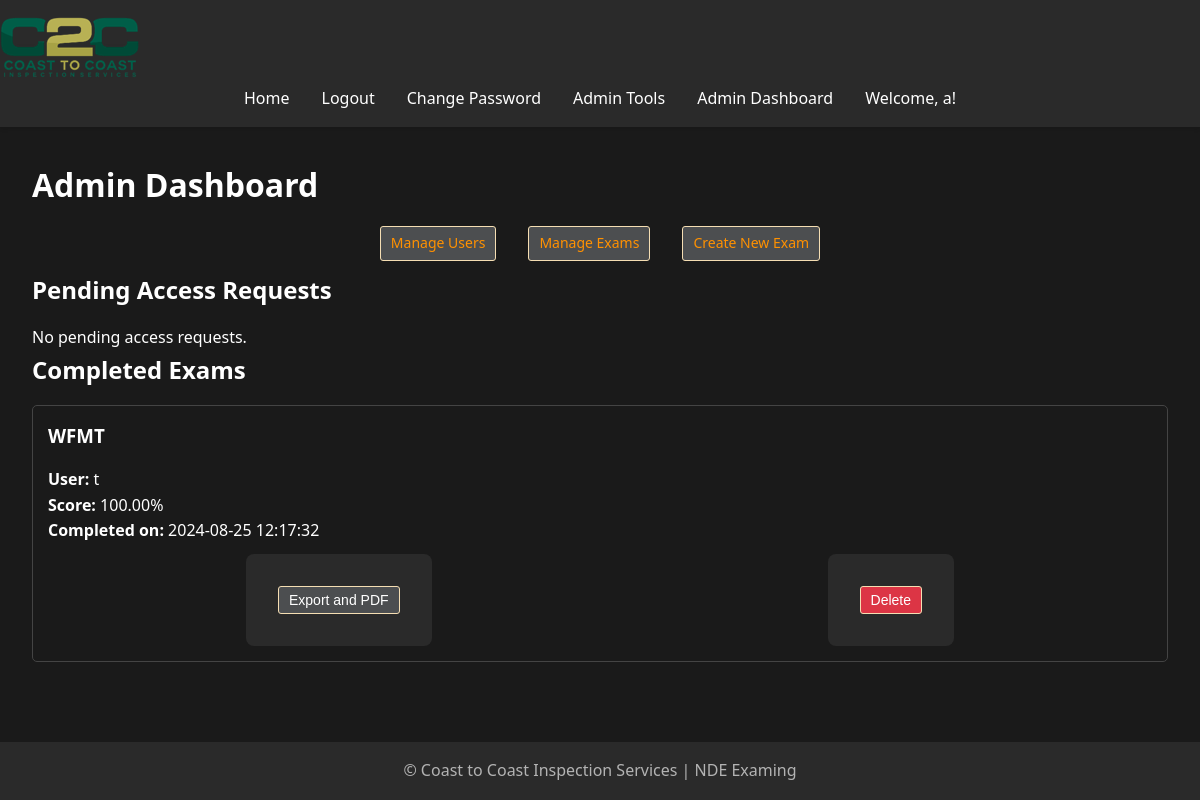
The app's page /admin/dashboard (signed in), older data.
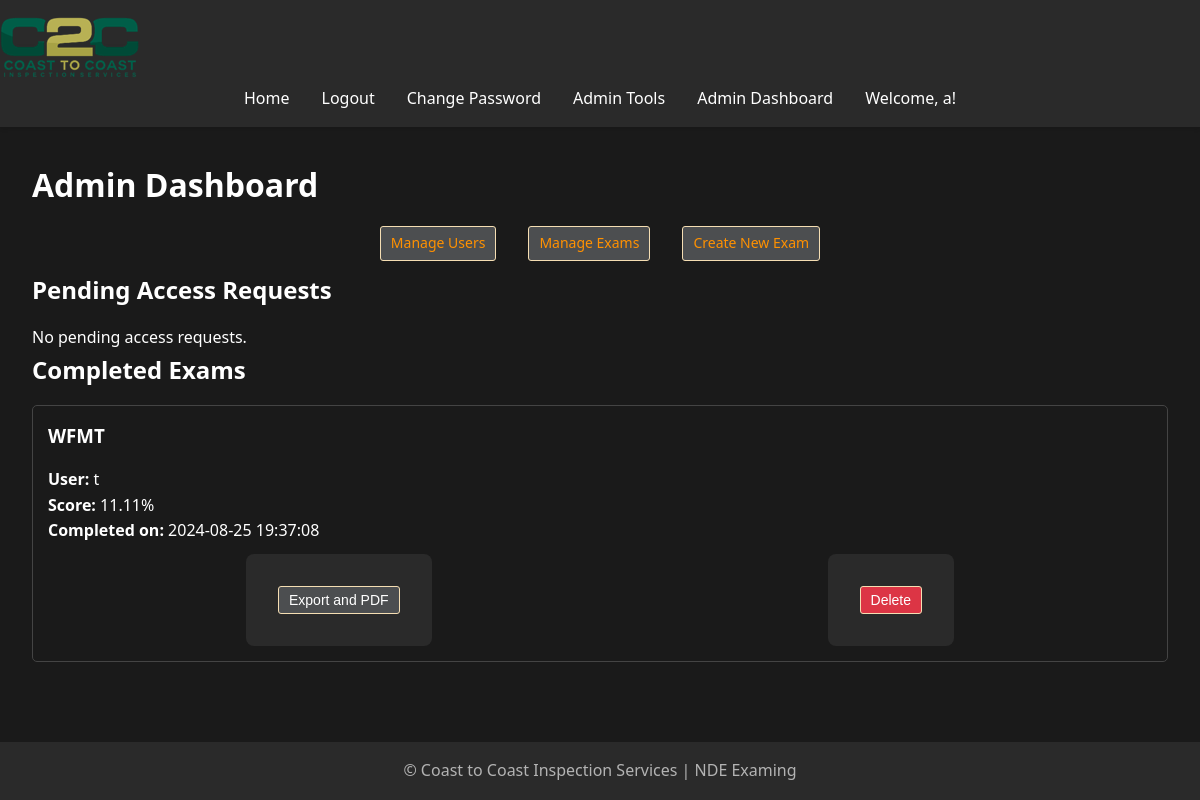
The same page, newer data.
### models.py (models this page shows, shortened)
class ExamResult(db.Model):
    id = Column(Integer, primary_key=True)
    user_id = Column(Integer, ForeignKey('user.id', ondelete='CASCADE'), nullable=False)
    exam_id = Column(Integer, ForeignKey('exam.id', ondelete='CASCADE'), nullable=False)
    score = Column(Float, nullable=False)
    date_submitted = Column(DateTime, default=datetime.utcnow)
    user = relationship('User', back_populates='exam_results')
    exam = relationship('Exam', back_populates='exam_results')
    missed_questions = relationship('MissedQuestion', back_populates='exam_result', cascade='all, delete-orphan')

class Exam(db.Model):
    __tablename__ = 'exam'
    id = db.Column(db.Integer, primary_key=True)
    title = db.Column(db.String(100), nullable=False)
    question_count = db.Column(db.Integer, nullable=False, default=10)
    exam_results = relationship('ExamResult', back_populates='exam', cascade='all, delete-orphan')
    questions = relationship('Question', back_populates='exam', cascade='all, delete-orphan')
    accesses = db.relationship('ExamAccess', back_populates='exam', lazy=True, cascade="all, delete-orphan")
    access_requests = db.relationship('ExamAccessRequest', back_populates='exam', lazy=True, cascade="all, delete-orphan")

class User(UserMixin, db.Model):
    id = db.Column(db.Integer, primary_key=True)
    username = db.Column(db.String(80), unique=True, nullable=False)
    password = db.Column(db.String(120), nullable=False)
    is_admin = db.Column(db.Boolean, default=False)
    exam_results = db.relationship('ExamResult', back_populates='user', lazy=True)
    accesses = db.relationship('ExamAccess', back_populates='user', lazy=True)
    access_requests = db.relationship('ExamAccessRequest', back_populates='user', lazy=True)

### app.py (the view)
@app.route('/admin/dashboard')
@login_required
def admin_dashboard():
    if not current_user.is_admin:
        flash('You do not have permission to access this page.', 'error')
        return redirect(url_for('home'))
    completed_exams = ExamResult.query.all()  # Ensure this query is executed correctly
    pending_requests = ExamAccessRequest.query.filter_by(status='pending').all()
    return render_template('admin_dashboard.html', completed_exams= [] or completed_exams, pending_requests=pending_requests)

### app.py (called while the page is built)
@app.before_request
def reset_session_on_navigation():
    exam_endpoints = ['take_exam', 'submit_exam']
    current_endpoint = request.endpoint
    if current_endpoint is None:
        return

@app.context_processor
def utility_processor():
    def format_pacific_time(utc_dt):
        pacific_time = utc_to_pacific(utc_dt)
        return pacific_time.strftime('%Y-%m-%d %I:%M:%S %p %Z')
    return dict(format_pacific_time=format_pacific_time)

@login_manager.user_loader
def load_user(user_id):
    return User.query.get(int(user_id))

@app.before_request
def manage_exam_session():
    if 'start_new_exam' in request.args:
        session.pop('answers', None)
        session.pop('flagged', None)
        session.pop('current_index', None)
        session.pop('start_time', None)
    elif 'exam_submitted' in session and request.endpoint != 'exam_results':
        session.pop('answers', None)
        session.pop('flagged', None)
        session.pop('current_index', None)
        session.pop('start_time', None)
        session.pop('exam_submitted', None)

### templates/admin_dashboard.html (shortened to what this page needs)
{% extends "base.html" %}
{% block content %}
    <h1>Admin Dashboard</h1>
    <nav>
        <ul style="list-style-type: none; padding: 0;">
            <li style="margin-bottom: 10px;">
                <a href="{{ url_for('manage_users') }}" class="btn btn-secondary" style="color:rgb(255, 145, 0);">Manage Users</a>
            </li>
            <li style="margin-bottom: 10px;">
                <a href="{{ url_for('manage_exams') }}" class="btn btn-secondary" style="color:rgb(255, 145, 0);">Manage Exams</a>
            </li>
            <li style="margin-bottom: 10px;">
                <a href="{{ url_for('create_exam') }}" class="btn btn-secondary" style="color:rgb(255, 145, 0);">Create New Exam</a>
            </li>
        </ul>
    </nav>
    <h2>Pending Access Requests</h2>
    {% if pending_requests %}
        <ul style="list-style-type: none; padding: 0;">
            {% for request in pending_requests %}
                <li style="margin-bottom: 10px; border-bottom: 1px solid white; max-width: 600px; padding: 10px; min-height: 100px; display: flex; align-items: center;">
                    <div style="flex-grow: 1;">
                        <p><strong>User:</strong> {{ request.user.username }}</p>
                        <p><strong>Exam:</strong> {{ request.exam.title }}</p>
                        <p><strong>Requested on:</strong> {{ request.request_date.strftime('%Y-%m-%d %H:%M:%S') }}</p>
                    </div>
                    <div style="display: flex; flex-direction: column; gap: 5px;">
                        <form action="{{ url_for('approve_access', request_id=request.id) }}" method="POST" style="display:inline;">
                            <button type="submit" class="btn btn-primary btn-sm">Approve</button>
                        </form>
                        <form action="{{ url_for('admin_deny_access', request_id=request.id) }}" method="POST" style="display:inline;">
                            <button type="submit" class="btn btn-danger btn-sm" onclick="return confirm('Are you sure you want to deny this request?');">Deny</button>
                        </form>
                    </div>
                </li>
            {% endfor %}
        </ul>
    {% else %}
        <p>No pending access requests.</p>
    {% endif %}
    <h2>Completed Exams</h2>
    {% if completed_exams %}
        <ul style="list-style-type: none; padding: 0;">
            {% for exam_result in completed_exams %}
                <li style="margin-bottom: 20px; border: 1px solid #444; padding: 15px; border-radius: 5px;">
                    <div>
                        <h3 style="margin-top: 0;">{{ exam_result.exam.title }}</h3>
                        <p><strong>User:</strong> {{ exam_result.user.username }}</p>
                        <p><strong>Score:</strong> {{ "%.2f"|format(exam_result.score) }}%</p>
                        <p><strong>Completed on:</strong> {{ exam_result.date_submitted.strftime('%Y-%m-%d %H:%M:%S') }}</p>
                    </div>
                    <div style="display: flex; justify-content: space-between; margin-top: 10px;">
                        <form action="{{ url_for('export_exam_result', exam_result_id=exam_result.id) }}" method="GET" style="display:inline;">
                            <button type="submit" class="btn btn-secondary btn-sm">Export and PDF</button>
                        </form>
                        <form action="{{ url_for('delete_completed_exam', exam_result_id=exam_result.id) }}" method="POST" style="display:inline;">
                            <button type="submit" class="btn btn-danger btn-sm" onclick="return confirm('Are you sure you want to delete this exam result?');">Delete</button>
                        </form>
                    </div>
                </li>
            {% endfor %}
        </ul>
    {% else %}
        <p>No completed Exams available.</p>
    {% endif %}
{% endblock %}

Row changes from the older to the newer data that the page shows:
changed ExamResult "WFMT": score "100.00" → "11.11"; date_submitted "2024-08-25 12:17:32" → "2024-08-25 19:37:08"
